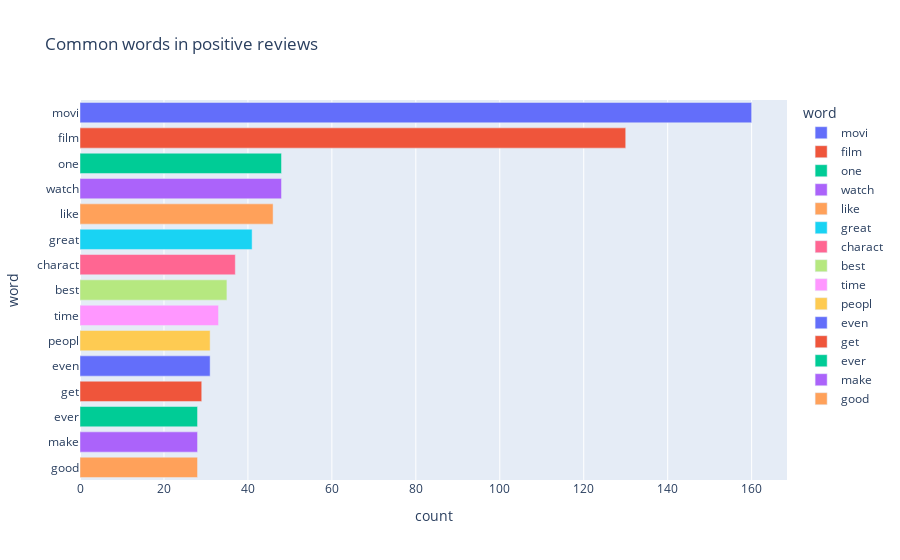

The code cell stored with this chart in its notebook:
### Code cell
#ploting a bar graph for the positive words in the reviews
px.bar(pos_words, x='count', y='word', title='Common words in positive reviews', color = 'word')

### Figure 1 — Plotly figure (JSON) as saved in the notebook; plotly's stock layout.template omitted (floating-point values rounded to 4 significant figures)
{"data": [{"alignmentgroup": "True", "hovertemplate": "word=%{y}<br>count=%{x}<extra></extra>", "legendgroup": "movi", "marker": {"color": "#636efa", "pattern": {"shape": ""}}, "name": "movi", "offsetgroup": "movi", "orientation": "h", "showlegend": true, "textposition": "auto", "type": "bar", "x": [160], "xaxis": "x", "y": ["movi"], "yaxis": "y"}, {"alignmentgroup": "True", "hovertemplate": "word=%{y}<br>count=%{x}<extra></extra>", "legendgroup": "film", "marker": {"color": "#EF553B", "pattern": {"shape": ""}}, "name": "film", "offsetgroup": "film", "orientation": "h", "showlegend": true, "textposition": "auto", "type": "bar", "x": [130], "xaxis": "x", "y": ["film"], "yaxis": "y"}, {"alignmentgroup": "True", "hovertemplate": "word=%{y}<br>count=%{x}<extra></extra>", "legendgroup": "one", "marker": {"color": "#00cc96", "pattern": {"shape": ""}}, "name": "one", "offsetgroup": "one", "orientation": "h", "showlegend": true, "textposition": "auto", "type": "bar", "x": [48], "xaxis": "x", "y": ["one"], "yaxis": "y"}, {"alignmentgroup": "True", "hovertemplate": "word=%{y}<br>count=%{x}<extra></extra>", "legendgroup": "watch", "marker": {"color": "#ab63fa", "pattern": {"shape": ""}}, "name": "watch", "offsetgroup": "watch", "orientation": "h", "showlegend": true, "textposition": "auto", "type": "bar", "x": [48], "xaxis": "x", "y": ["watch"], "yaxis": "y"}, {"alignmentgroup": "True", "hovertemplate": "word=%{y}<br>count=%{x}<extra></extra>", "legendgroup": "like", "marker": {"color": "#FFA15A", "pattern": {"shape": ""}}, "name": "like", "offsetgroup": "like", "orientation": "h", "showlegend": true, "textposition": "auto", "type": "bar", "x": [46], "xaxis": "x", "y": ["like"], "yaxis": "y"}, {"alignmentgroup": "True", "hovertemplate": "word=%{y}<br>count=%{x}<extra></extra>", "legendgroup": "great", "marker": {"color": "#19d3f3", "pattern": {"shape": ""}}, "name": "great", "offsetgroup": "great", "orientation": "h", "showlegend": true, "textposition": "auto", "type": "bar", "x": [41], "xaxis": "x", "y": ["great"], "yaxis": "y"}, {"alignmentgroup": "True", "hovertemplate": "word=%{y}<br>count=%{x}<extra></extra>", "legendgroup": "charact", "marker": {"color": "#FF6692", "pattern": {"shape": ""}}, "name": "charact", "offsetgroup": "charact", "orientation": "h", "showlegend": true, "textposition": "auto", "type": "bar", "x": [37], "xaxis": "x", "y": ["charact"], "yaxis": "y"}, {"alignmentgroup": "True", "hovertemplate": "word=%{y}<br>count=%{x}<extra></extra>", "legendgroup": "best", "marker": {"color": "#B6E880", "pattern": {"shape": ""}}, "name": "best", "offsetgroup": "best", "orientation": "h", "showlegend": true, "textposition": "auto", "type": "bar", "x": [35], "xaxis": "x", "y": ["best"], "yaxis": "y"}, {"alignmentgroup": "True", "hovertemplate": "word=%{y}<br>count=%{x}<extra></extra>", "legendgroup": "time", "marker": {"color": "#FF97FF", "pattern": {"shape": ""}}, "name": "time", "offsetgroup": "time", "orientation": "h", "showlegend": true, "textposition": "auto", "type": "bar", "x": [33], "xaxis": "x", "y": ["time"], "yaxis": "y"}, {"alignmentgroup": "True", "hovertemplate": "word=%{y}<br>count=%{x}<extra></extra>", "legendgroup": "peopl", "marker": {"color": "#FECB52", "pattern": {"shape": ""}}, "name": "peopl", "offsetgroup": "peopl", "orientation": "h", "showlegend": true, "textposition": "auto", "type": "bar", "x": [31], "xaxis": "x", "y": ["peopl"], "yaxis": "y"}, {"alignmentgroup": "True", "hovertemplate": "word=%{y}<br>count=%{x}<extra></extra>", "legendgroup": "even", "marker": {"color": "#636efa", "pattern": {"shape": ""}}, "name": "even", "offsetgroup": "even", "orientation": "h", "showlegend": true, "textposition": "auto", "type": "bar", "x": [31], "xaxis": "x", "y": ["even"], "yaxis": "y"}, {"alignmentgroup": "True", "hovertemplate": "word=%{y}<br>count=%{x}<extra></extra>", "legendgroup": "get", "marker": {"color": "#EF553B", "pattern": {"shape": ""}}, "name": "get", "offsetgroup": "get", "orientation": "h", "showlegend": true, "textposition": "auto", "type": "bar", "x": [29], "xaxis": "x", "y": ["get"], "yaxis": "y"}, {"alignmentgroup": "True", "hovertemplate": "word=%{y}<br>count=%{x}<extra></extra>", "legendgroup": "ever", "marker": {"color": "#00cc96", "pattern": {"shape": ""}}, "name": "ever", "offsetgroup": "ever", "orientation": "h", "showlegend": true, "textposition": "auto", "type": "bar", "x": [28], "xaxis": "x", "y": ["ever"], "yaxis": "y"}, {"alignmentgroup": "True", "hovertemplate": "word=%{y}<br>count=%{x}<extra></extra>", "legendgroup": "make", "marker": {"color": "#ab63fa", "pattern": {"shape": ""}}, "name": "make", "offsetgroup": "make", "orientation": "h", "showlegend": true, "textposition": "auto", "type": "bar", "x": [28], "xaxis": "x", "y": ["make"], "yaxis": "y"}, {"alignmentgroup": "True", "hovertemplate": "word=%{y}<br>count=%{x}<extra></extra>", "legendgroup": "good", "marker": {"color": "#FFA15A", "pattern": {"shape": ""}}, "name": "good", "offsetgroup": "good", "orientation": "h", "showlegend": true, "textposition": "auto", "type": "bar", "x": [28], "xaxis": "x", "y": ["good"], "yaxis": "y"}], "layout": {"barmode": "relative", "legend": {"title": {"text": "word"}, "tracegroupgap": 0}, "title": {"text": "Common words in positive reviews"}, "xaxis": {"anchor": "y", "domain": [0, 1], "title": {"text": "count"}}, "yaxis": {"anchor": "x", "categoryarray": ["good", "make", "ever", "get", "even", "peopl", "time", "best", "charact", "great", "like", "watch", "one", "film", "movi"], "categoryorder": "array", "domain": [0, 1], "title": {"text": "word"}}}}
